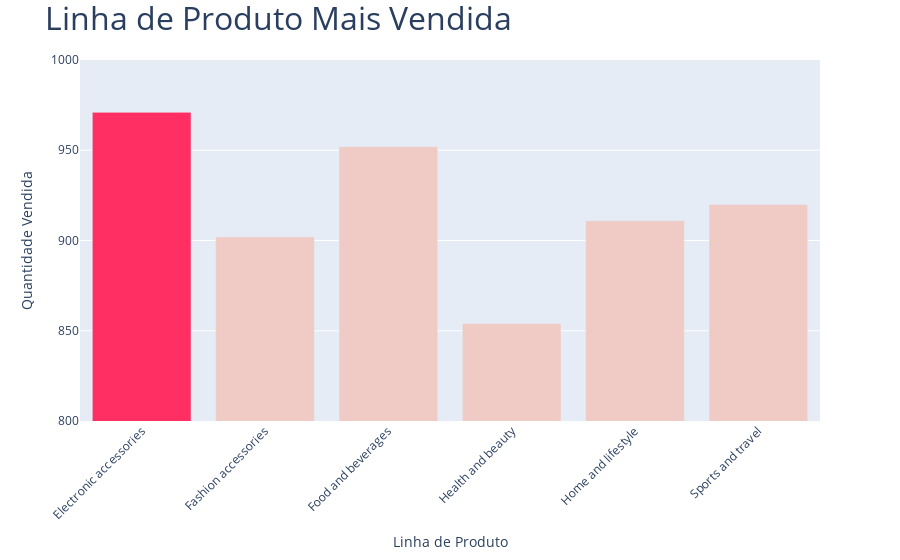

Here is the notebook cell this chart was saved with:
### Code cell
# 4 - Linha de produto mais vendido (em termos de quantidade)

# Agrupar a quantidade vendida por linha de produto e somar
quantity_per_product_line = df.groupby("product_line")["quantity"].sum().reset_index()

# Encontrar a linha de produto mais vendida -> idxmax() retorna o índice do valor máximo
most_sold_product = quantity_per_product_line.loc[quantity_per_product_line["quantity"].idxmax(), "product_line"]

# Adicionar uma coluna para identificar a linha de produto mais vendida
quantity_per_product_line["is_most_sold"] = quantity_per_product_line["product_line"] == most_sold_product

# Grafico
color_deemphasized = [
    "#F0CBC5",
    "#FF2E63",
]

# Criando um gráfico de barras com Plotly
fig = px.bar(
    quantity_per_product_line,
    x="product_line",
    y="quantity",
    color="is_most_sold",
    labels={"product_line": "Linha de Produto", "quantity": "Quantidade Vendida"},
    color_discrete_map={False: color_deemphasized[0], True: color_deemphasized[1]},
)

# Personalizando o layout do gráfico
fig.update_layout(
    xaxis_title="Linha de Produto",
    yaxis_title="Quantidade Vendida",
    title="Linha de Produto Mais Vendida",
    title_font=dict(size=32),
    xaxis_tickangle=-45,
    autosize=False,
    yaxis=dict(range=[800, 1000]),
    showlegend=False,  # Escondendo a legenda
)

# Exibindo o gráfico
fig.show()

### Figure 1 — Plotly figure (JSON) as saved in the notebook; plotly's stock layout.template omitted (floating-point values rounded to 4 significant figures)
{"data": [{"alignmentgroup": "True", "hovertemplate": "is_most_sold=True<br>Linha de Produto=%{x}<br>Quantidade Vendida=%{y}<extra></extra>", "legendgroup": "True", "marker": {"color": "#FF2E63", "pattern": {"shape": ""}}, "name": "True", "offsetgroup": "True", "orientation": "v", "showlegend": true, "textposition": "auto", "type": "bar", "x": ["Electronic accessories"], "xaxis": "x", "y": [971], "yaxis": "y"}, {"alignmentgroup": "True", "hovertemplate": "is_most_sold=False<br>Linha de Produto=%{x}<br>Quantidade Vendida=%{y}<extra></extra>", "legendgroup": "False", "marker": {"color": "#F0CBC5", "pattern": {"shape": ""}}, "name": "False", "offsetgroup": "False", "orientation": "v", "showlegend": true, "textposition": "auto", "type": "bar", "x": ["Fashion accessories", "Food and beverages", "Health and beauty", "Home and lifestyle", "Sports and travel"], "xaxis": "x", "y": [902, 952, 854, 911, 920], "yaxis": "y"}], "layout": {"autosize": false, "barmode": "relative", "legend": {"title": {"text": "is_most_sold"}, "tracegroupgap": 0}, "margin": {"t": 60}, "showlegend": false, "title": {"font": {"size": 32}, "text": "Linha de Produto Mais Vendida"}, "xaxis": {"anchor": "y", "domain": [0, 1], "tickangle": -45, "title": {"text": "Linha de Produto"}}, "yaxis": {"anchor": "x", "domain": [0, 1], "range": [800, 1000], "title": {"text": "Quantidade Vendida"}}}}
